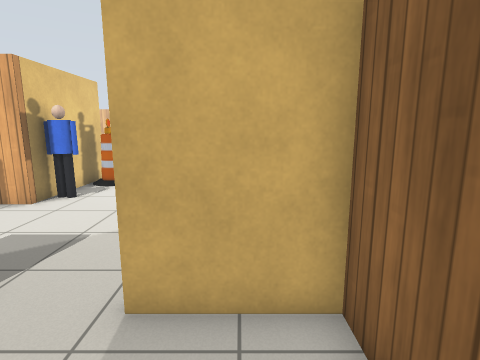
[1] (above)

19 first-person views from a walk through a robot-simulator world made for Gazebo. The camera is 1.3 m above the floor, tilts 10° down and sees 80° across. The lines on the ground mark 1 m squares. The floor is counted in squares, 0.5 m on a side. Each view is taken from the middle of a square. On the plan, view 1 faces up. The plan holds only what a view shows up to about 19 squares ahead; the rest is blank. Gazebo's built-in surfaces are drawn with simple patterns. Simple shapes stand in for some stock models. Some surface patterns are stand-ins.

[2]
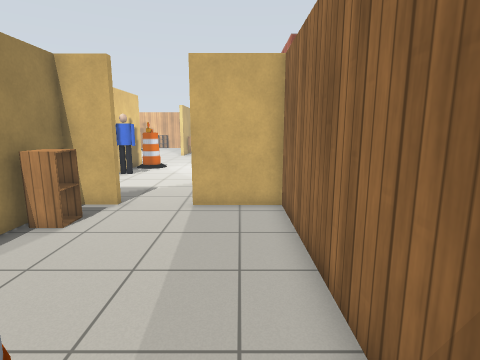

[3]
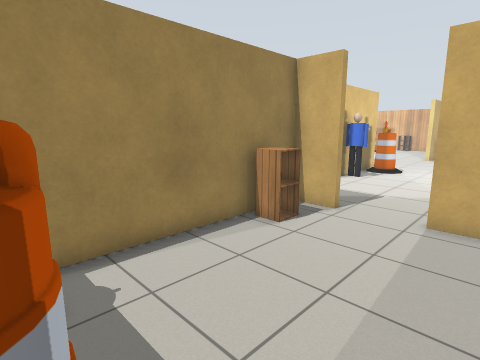

[4]
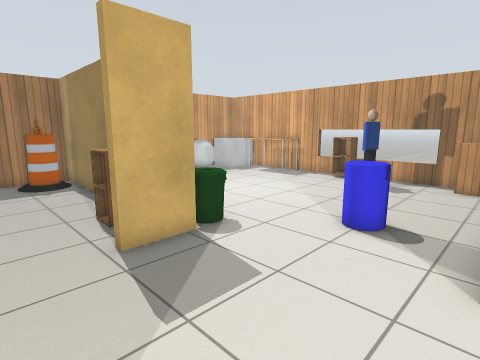

[5]
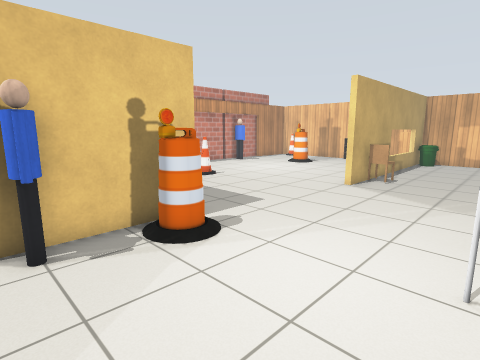

[6]
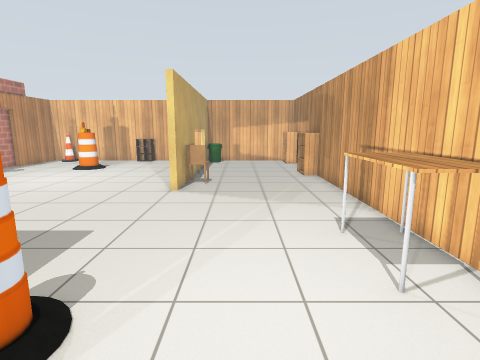

[7]
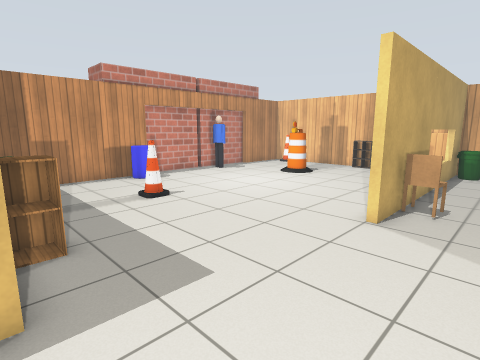

[8]
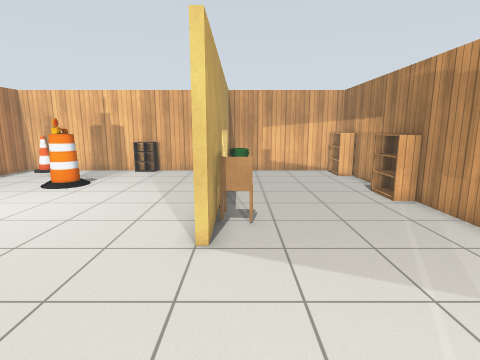

[9]
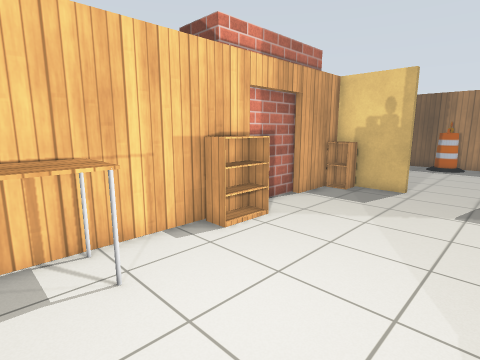

[10]
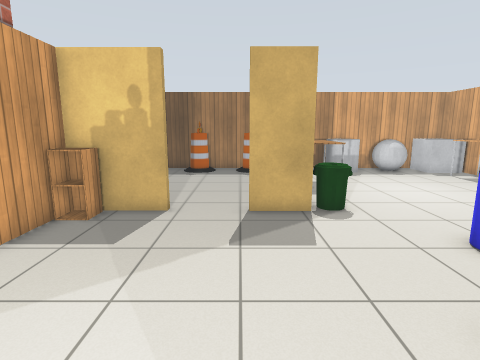

[11]
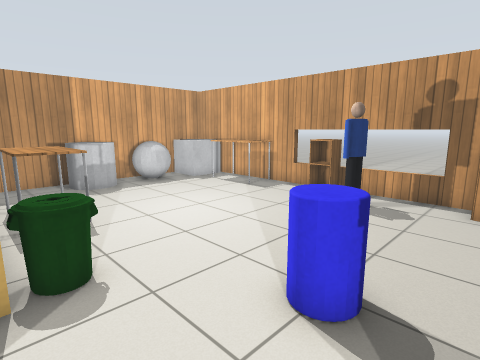

[12]
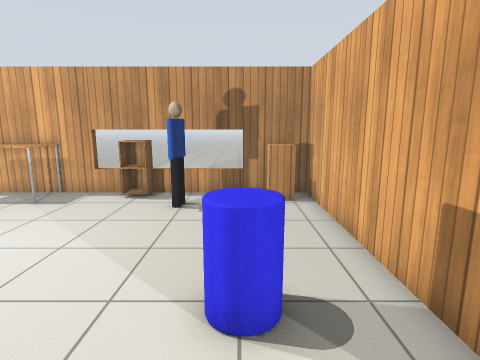

[13]
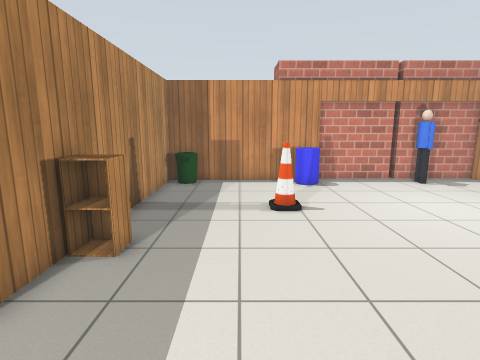

[14]
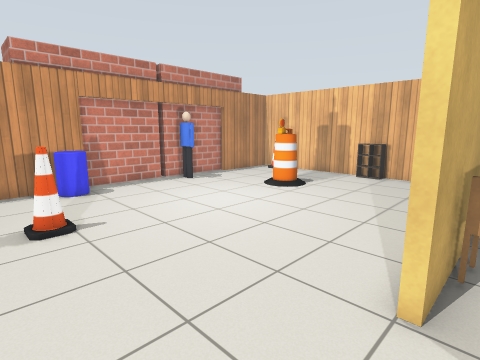

[15]
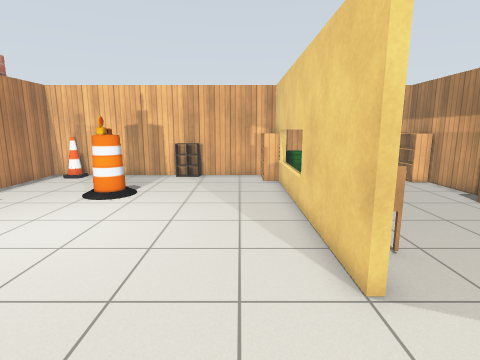

[16]
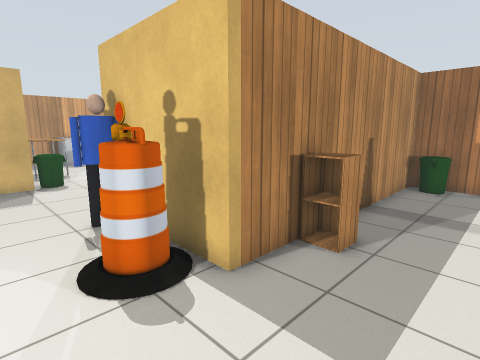

[17]
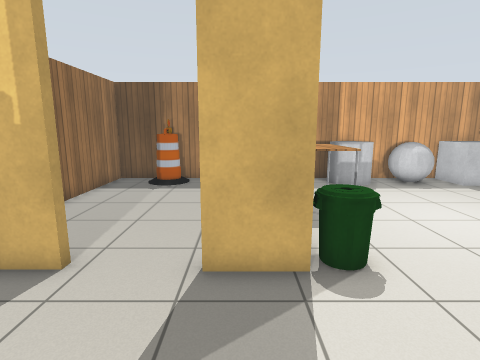

[18]
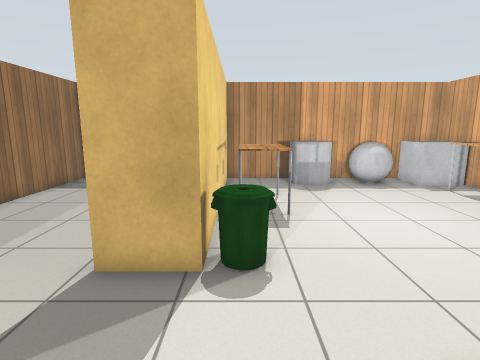

[19]
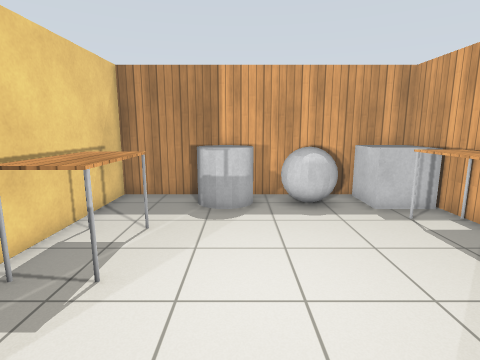

### Floor plan
Points are (right, up) in squares from view 1. A wall is a line through its corners. A room is listed if a view was taken in it or the views show most of it. See-through windows are left out.
Room 1 (views 1, 2, 3)
walls: (-4.2, 3.7) (-6, 3.7) (-6, -6.4) (1.5, -6.4) (1.5, 3.7) (-1.7, 3.7)
ways out: opening at (-3, 4) to room 2
objects: barrel (-5, -6) to (-4, -5); cabinet (-5, 2); barrel (-2, -6) to (-1, -5)
Room 2 (views 4, 5, 6, 7, 8, 9, 10, 11, 12, 13, 14, 15, 16, 17, 18)
walls: (-18.7, 23.1) (-18.7, 15.4) (-7.4, 15.4) (-7.4, 9.8) (-8.4, 9.8); (1.5, 10.5) (1.5, 35.3) (-5.7, 35.3) (-5.7, 23.1) (-6, 23.1) (-6, 35.3) (-18.7, 35.3) (-18.7, 31.4); (-6.3, 4.1) (-4.3, 4.1); (-1.8, 4.1) (1.5, 4.1) (1.5, 5.6)
low walls: (-10.3, 35.3) (-10.3, 34.7) (-11.6, 34.7); (-10.9, 35.3) (-10.9, 34.6); (-11.5, 35.3) (-11.5, 34.6)
ways out: opening at (-3, 4) to room 1; opening at (-8, 7) to room 3; open door at (-19, 23)
objects: bin (-18, 16) to (-18, 17); other object (-18, 22) to (-18, 23); person (-18, 28); cone (-17, 35); barrel (-14, 30) to (-13, 31); cone (-13, 20) to (-13, 21); cabinet (-10, 16); person (-7, 11) to (-6, 11); barrel (-7, 14) to (-6, 14); bookshelf (-7, 34) to (-6, 35); chair (-5, 25); bin (-5, 34) to (-5, 35); table (0, 15) to (1, 18); cabinet (1, 5); bookshelf (1, 11) to (1, 12); bookshelf (1, 28) to (1, 29); bookshelf (1, 33) to (1, 35)
Room 3 (view 19)
walls: (-12.5, -6.4) (-11.4, -6.4); (-8.4, 9.8) (-17.7, 9.8) (-17.7, -6.4); (-9.6, -6.4) (-6.3, -6.4) (-6.3, 4.1); (-15.5, -6.4) (-14.4, -6.4)
ways out: opening at (-8, 7) to room 2
objects: other object (-17, -6) to (-16, -4); table (-17, -3) to (-16, -1); cabinet (-17, 3); cabinet (-17, 8) to (-17, 9); person (-16, 5) to (-15, 5); other object (-14, -6) to (-13, -4); other object (-11, -6) to (-10, -4); other object (-10, 7) to (-9, 7); table (-8, -2) to (-7, 0); bin (-7, 3) to (-7, 4)

Positions as (right, up) in squares from view 1, and headings:
1: (0, 0), facing up
2: (0, -6), facing up
3: (0, -5), facing up-left
4: (-2, 10), facing down-left
5: (0, 10), facing up-left
6: (-3, 11), facing up
7: (-3, 15), facing up-left
8: (-5, 17), facing up
9: (-5, 17), facing down-right
10: (-4, 13), facing down
11: (-6, 9), facing down-left
12: (-6, 7), facing left
13: (-4, 19), facing left
14: (-5, 19), facing up-left
15: (-8, 19), facing up
16: (-4, 19), facing down-left
17: (-5, 9), facing down
18: (-7, 9), facing down
19: (-11, 5), facing down
